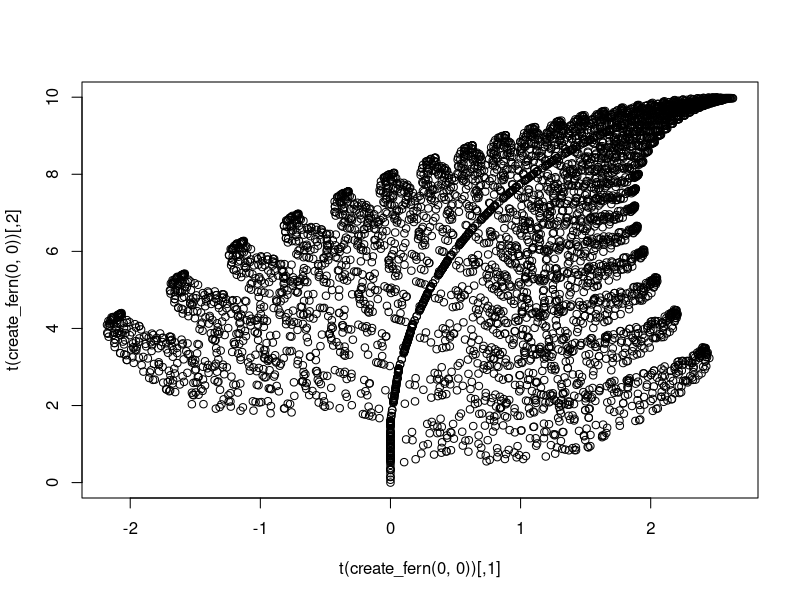

Generate this figure with R:
## ---- chunk 1
matrix_transf <- function(x, y){
  
  f1 <- matrix(
  c(0, 0, 0, 0.16),
  nrow = 2,
  byrow = TRUE
  )

  f2 <- matrix(
  c(0.85, 0.04, -0.04, 0.85),
  nrow = 2,
  byrow = TRUE
  )

  f3 <- matrix(
  c(0.2, -0.26, 0.23, 0.22),
  nrow = 2,
  byrow = TRUE
  )

  f4 <- matrix(
  c(-0.15, 0.28, 0.26, 0.24),
  nrow = 2,
  byrow = TRUE
  )

  f2_3_b <- matrix(
  c(0, 1.6),
  nrow = 2,
  byrow = TRUE
  )

  f4_b <- matrix(
  c(0, 0.44),
  nrow = 2,
  byrow = TRUE
  )

  q <- sample(1:100, 1)
  input <- matrix(
    c(x, y),
    nrow = 2
    )
  
  if (q == 1){
    return(f1 %*% input)
  }
  
  else if (q > 1 & q <= 86){
    return(f2 %*% input + f2_3_b)
  }
  
  else if (q > 86 & q <= 93){
    return(f3 %*% input + f2_3_b)
  }
  
  else 
    return(f4 %*% input + f4_b)
  }
## ---- chunk 2
create_fern <- function(start_x, start_y){
  temp_mat <- matrix(c(start_x, start_y),
                     nrow = 2)
  final_mat <- matrix(nrow = 2, 
                      ncol = 5000)
  for (i in 1:ncol(final_mat)){
    final_mat[,i] <- temp_mat
    temp_mat <- matrix_transf(temp_mat[1], temp_mat[2])
  }
  
  return(final_mat)
}
## ---- chunk 3
plot(t(create_fern(0, 0)))
